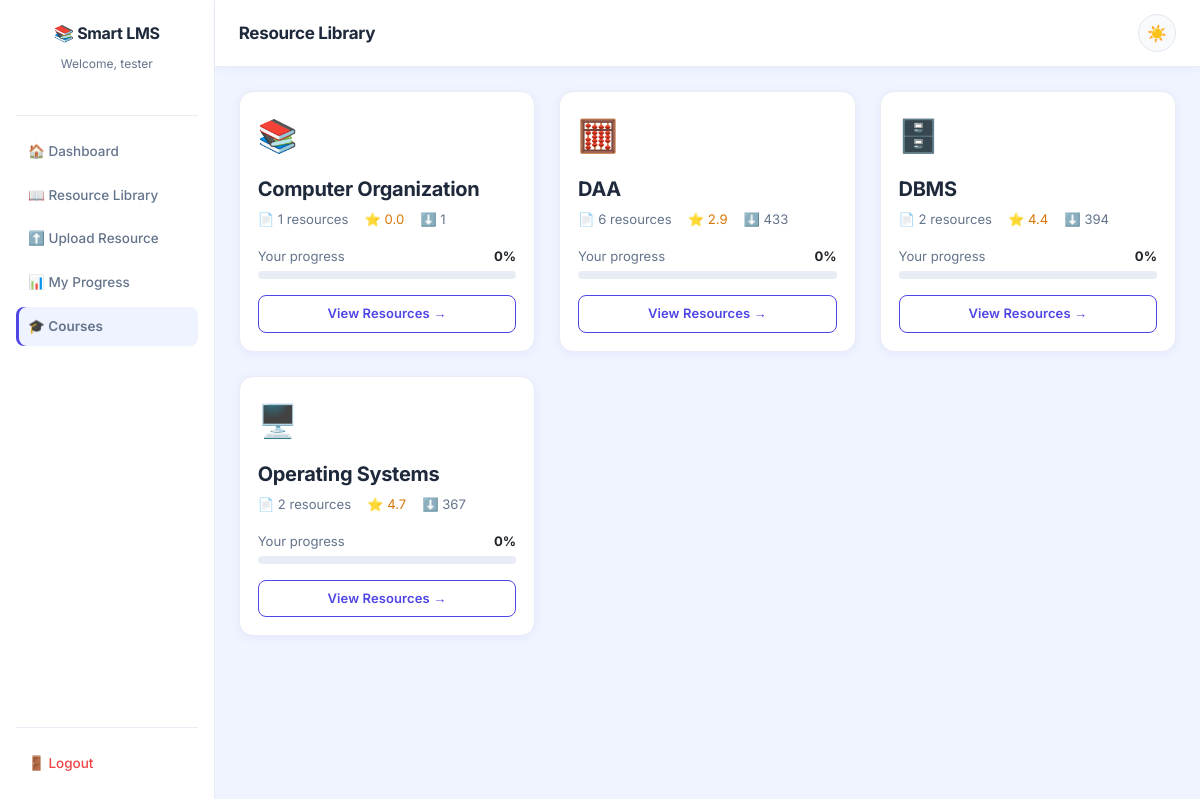
The page /courses (signed in) on the database its author committed.
### tables this page shows
CREATE TABLE resources (
            resource_id  INTEGER PRIMARY KEY AUTOINCREMENT,
            title        TEXT NOT NULL,
            description  TEXT,
            type         TEXT NOT NULL,
            course       TEXT NOT NULL,
            difficulty   TEXT NOT NULL,
            file_path    TEXT,
            rating       REAL DEFAULT 0,
            downloads    INTEGER DEFAULT 0,
            uploaded_at  TIMESTAMP DEFAULT CURRENT_TIMESTAMP
        );

### app.py (the view)
@app.route('/courses')
def courses():
    if 'student_id' not in session:
        return redirect(url_for('login'))
    from database.db import get_courses, get_resources_by_course, get_student_progress
    all_courses      = get_courses()
    student_id       = session['student_id']
    progress_data    = get_student_progress(student_id)
    progress_map     = {
        p['course']: p['completion_percentage']
        for p in progress_data
    }
    selected_course  = request.args.get('course', '')
    course_resources = []
    if selected_course:
        course_resources = get_resources_by_course(selected_course)
    return render_template('courses.html',
                           student_name=session['student_name'],
                           courses=all_courses,
                           progress_map=progress_map,
                           selected_course=selected_course,
                           course_resources=course_resources)

### database/db.py (called while the page is built)
def get_connection():
    conn = sqlite3.connect(DB_PATH)
    conn.row_factory = sqlite3.Row
    return conn

def get_student_progress(student_id):
    conn = get_connection()
    cursor = conn.cursor()
    cursor.execute('''
        SELECT course, completion_percentage
        FROM progress
        WHERE student_id = ?
        ORDER BY course
    ''', (student_id,))
    progress = cursor.fetchall()
    conn.close()
    return progress

def get_courses():
    conn   = get_connection()
    cursor = conn.cursor()
    cursor.execute('''
        SELECT
            course,
            COUNT(*)       AS resource_count,
            AVG(rating)    AS avg_rating,
            SUM(downloads) AS total_downloads
        FROM resources
        GROUP BY course
        ORDER BY course
    ''')
    courses = cursor.fetchall()
    conn.close()
    return courses

### templates/courses.html (shortened to what this page needs)
{% extends 'base.html' %}
{% block content %}
<div class="d-flex" style="min-height: 100vh;">
    <div class="sidebar d-flex flex-column p-3" style="width: 240px; min-height: 100vh; background-color: #1e293b;">
        <div class="text-center mb-4 mt-2">
            <h5 class="text-white fw-bold">📚 Smart LMS</h5>
            <small class="text-secondary">Welcome, {{ student_name }}</small>
        </div>
        <hr class="text-secondary">
        <nav class="nav flex-column gap-1">
            <a href="/dashboard"  class="nav-link text-secondary">🏠 Dashboard</a>
            <a href="/library"    class="nav-link text-secondary">📖 Resource Library</a>
            <a href="/upload"     class="nav-link text-secondary">⬆️ Upload Resource</a>
            <a href="/progress"   class="nav-link text-secondary">📊 My Progress</a>
            <a href="/courses"    class="nav-link text-white active-link">🎓 Courses</a>
        </nav>
        <div class="mt-auto">
            <hr class="text-secondary">
            <a href="/logout" class="nav-link text-danger">🚪 Logout</a>
        </div>
    </div>
    <div class="flex-grow-1 bg-light">
        <nav class="navbar navbar-light bg-white border-bottom px-4 py-3 d-flex justify-content-between align-items-center">
            <span class="navbar-brand mb-0 h5 fw-bold">Resource Library</span>
            <button id="theme-toggle"
                    class="btn btn-sm theme-toggle-btn"
                    title="Toggle dark/light mode">
                <span id="theme-icon">🌙</span>
            </button>
        </nav>
        <div class="p-4">
            <div class="row g-4 mb-4">
                {% if courses %}
                    {% for course in courses %}
                    <div class="col-md-4">
                        <div class="card border-0 shadow-sm h-100">
                            <div class="card-body p-4">
                                <div class="mb-3" style="font-size: 2rem;">
                                    {% if 'OS' in course['course'] or 'Operating' in course['course'] %}
                                        🖥️
                                    {% elif 'DAA' in course['course'] or 'Algorithm' in course['course'] %}
                                        🧮
                                    {% elif 'DBMS' in course['course'] or 'Database' in course['course'] %}
                                        🗄️
                                    {% elif 'Math' in course['course'] %}
                                        📐
                                    {% elif 'Science' in course['course'] %}
                                        🔬
                                    {% else %}
                                        📚
                                    {% endif %}
                                </div>
                                <h5 class="fw-bold">{{ course['course'] }}</h5>
                                <div class="d-flex gap-3 mb-3">
                                    <small class="text-muted">
                                        📄 {{ course['resource_count'] }} resources
                                    </small>
                                    <small class="text-warning">
                                        ⭐ {{ "%.1f"|format(course['avg_rating'] or 0) }}
                                    </small>
                                    <small class="text-muted">
                                        ⬇️ {{ course['total_downloads'] }}
                                    </small>
                                </div>
                                {% set pct = progress_map.get(course['course'], 0) %}
                                <div class="mb-1 d-flex justify-content-between">
                                    <small class="text-muted">Your progress</small>
                                    <small class="fw-bold">{{ pct|int }}%</small>
                                </div>
                                <div class="progress mb-3" style="height: 8px;">
                                </div>
                                <a href="/courses?course={{ course['course'] }}"
                                   class="btn btn-outline-primary btn-sm w-100">
                                    View Resources →
                                </a>
                            </div>
                        </div>
                    </div>
                    {% endfor %}
                {% endif %}
            </div>
        </div>
    </div>
</div>
{% endblock %}

### static/css/style.css (style rules this page uses)
*, *::before, *::after { transition: background-color 0.15s ease, color 0.15s ease, border-color 0.15s ease, box-shadow 0.15s ease !important; }
* { margin: 0; padding: 0; box-sizing: border-box; }
body { font-family: 'Inter', 'Segoe UI', sans-serif; background-color: #f0f4ff; color: #1e293b; font-size: 15px; line-height: 1.6; }
.sidebar { background: #ffffff !important; border-right: 1px solid #e8ecf4; box-shadow: 2px 0 12px rgba(79, 70, 229, 0.06); }
.sidebar h5 { color: #1e293b !important; font-weight: 700; font-size: 16px; letter-spacing: -0.3px; }
.sidebar small { color: #64748b !important; font-size: 12px; }
.sidebar hr { border-color: #e8ecf4 !important; opacity: 1; }
.sidebar .nav-link { color: #64748b !important; font-size: 13.5px; font-weight: 500; padding: 9px 12px; border-radius: 8px; transition: all 0.18s ease; display: flex; align-items: center; gap: 8px; }
.active-link { background-color: #eff3ff !important; color: #4f46e5 !important; font-weight: 600 !important; box-shadow: inset 3px 0 0 #4f46e5; }
.sidebar .nav-link.text-danger { color: #ef4444 !important; }
.navbar { background: #ffffff !important; border-bottom: 1px solid #e8ecf4 !important; box-shadow: 0 2px 8px rgba(79, 70, 229, 0.05); padding: 14px 24px !important; }
.navbar .navbar-brand { color: #1e293b !important; font-weight: 700; font-size: 17px; letter-spacing: -0.3px; }
.card { border: 1px solid #e8ecf4 !important; border-radius: 14px !important; box-shadow: 0 2px 10px rgba(79, 70, 229, 0.06) !important; transition: transform 0.2s ease, box-shadow 0.2s ease !important; background: #ffffff !important; }
.card-body { padding: 18px !important; }
.btn { font-weight: 600; font-size: 13px; border-radius: 8px !important; padding: 8px 16px; transition: all 0.18s ease; letter-spacing: 0.1px; }
.btn-outline-primary { color: #4f46e5 !important; border-color: #4f46e5 !important; background: transparent !important; }
.progress { background: #e8ecf4 !important; border-radius: 20px !important; overflow: hidden; }
.flex-grow-1.bg-light { background: #f0f4ff !important; }
h1, h2, h3, h4, h5, h6 { font-weight: 700; letter-spacing: -0.3px; color: #1e293b; }
.text-muted { color: #64748b !important; }
.text-danger { color: #dc2626 !important; }
.text-warning { color: #d97706 !important; }
.shadow-sm { box-shadow: 0 2px 10px rgba(79, 70, 229, 0.07) !important; }
.border-bottom { border-bottom: 1px solid #e8ecf4 !important; }
hr { border-color: #e8ecf4; opacity: 1; }
.theme-toggle-btn { width: 38px; height: 38px; border-radius: 50% !important; border: 1px solid #e2e8f0 !important; background: #f8fafc !important; font-size: 16px; display: flex; align-items: center; justify-content: center; cursor: pointer; transition: all 0.2s ease; padding: 0 !important; }

### rows shown on the page
resources: course "Computer Organization", resource_count "1", rating "0.0", total_downloads "1", pct "0"

### other values the page prints
{{ student_name }} "tester"
{{ course['course'] }} "DAA" "DBMS" "Operating Systems"
{{ course['resource_count'] }} "6" "2" "2"
{{ "%.1f"|format(course['avg_rating'] or 0) }} "2.9" "4.4" "4.7"
{{ course['total_downloads'] }} "433" "394" "367"
{{ pct|int }} "0" "0" "0"
